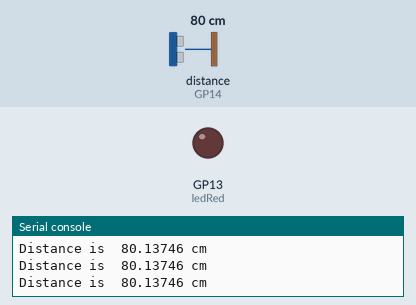
The program below on a simulated Raspberry Pi Pico running MicroPython. Parts: output pins drawn as LEDs (lit = HIGH), the last lines printed to the serial console. Dashed ring = blinking. Inputs (shaded band) come from the test bench; at power-on: distance to the obstacle (sensor on GP14) 80 cm. The echo pulse lasts 58.3 µs per cm; library files of the repository ran but are not shown: hcsr04.py; pins used as bus, display or sensor lines are not drawn.

Above: at 1.2 s.
1.3 s: distance to the obstacle (sensor on GP14) set to 21 cm
2.8 s: distance to the obstacle (sensor on GP14) set to 17 cm
At 3.4 s:
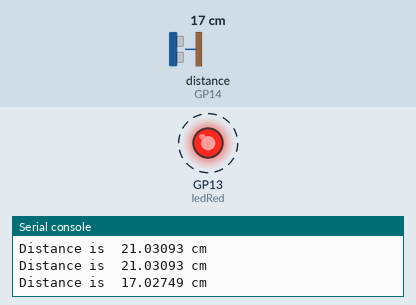
5.8 s: distance to the obstacle (sensor on GP14) set to 35 cm
At 6.8 s:
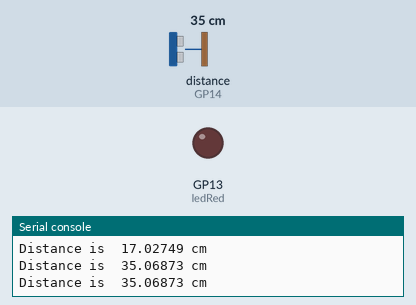
7.3 s: distance to the obstacle (sensor on GP14) set to 2 cm
At 7.9 s:
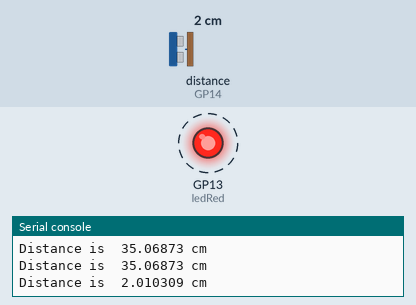
Timing chart, 0 to 11.3 s (numbered marks = the images above; inputs shaded):
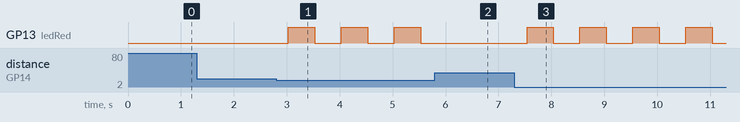

Measured:
- the behaviour switches between 20 and 19 cm on distance to the obstacle (sensor on GP14) (found by bisection; images 0 and 1)
- after the input at 2.8 s, GP13 (ledRed): alternates HIGH for 0.50 s and LOW for 0.50 s, starting after 0.23 s
- after the input at 5.8 s, GP13 (ledRed): stays LOW (without the input it goes to HIGH after 0.23 s)
- after the input at 7.3 s, GP13 (ledRed): alternates HIGH for 0.50 s and LOW for 0.50 s, starting after 0.24 s

The program:

setting_up_the_sound_sensor.py
```python
from hcsr04 import HCSR04

from time import sleep

from machine import Pin

sensor = HCSR04(trigger_pin=15, echo_pin = 14)

ledRed = Pin(13, Pin.OUT)
while True:
    distance = sensor.distance_cm()
    print("Distance is ", distance, "cm")
    if distance <= 20:
        ledRed.on()
        sleep(0.5)
        ledRed.off()
        sleep(0.5)
    else:
        ledRed.off()
        sleep(0.5)
```
